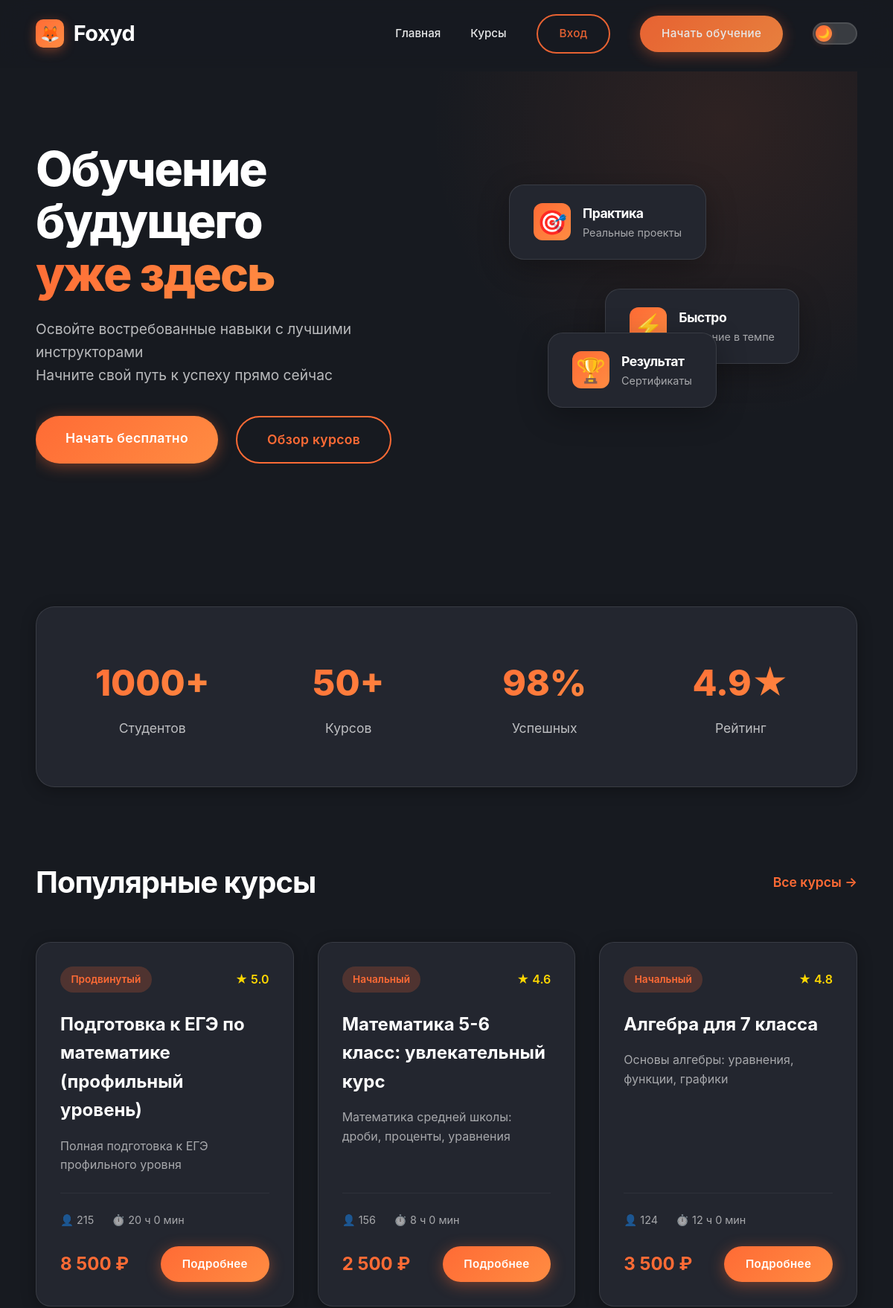
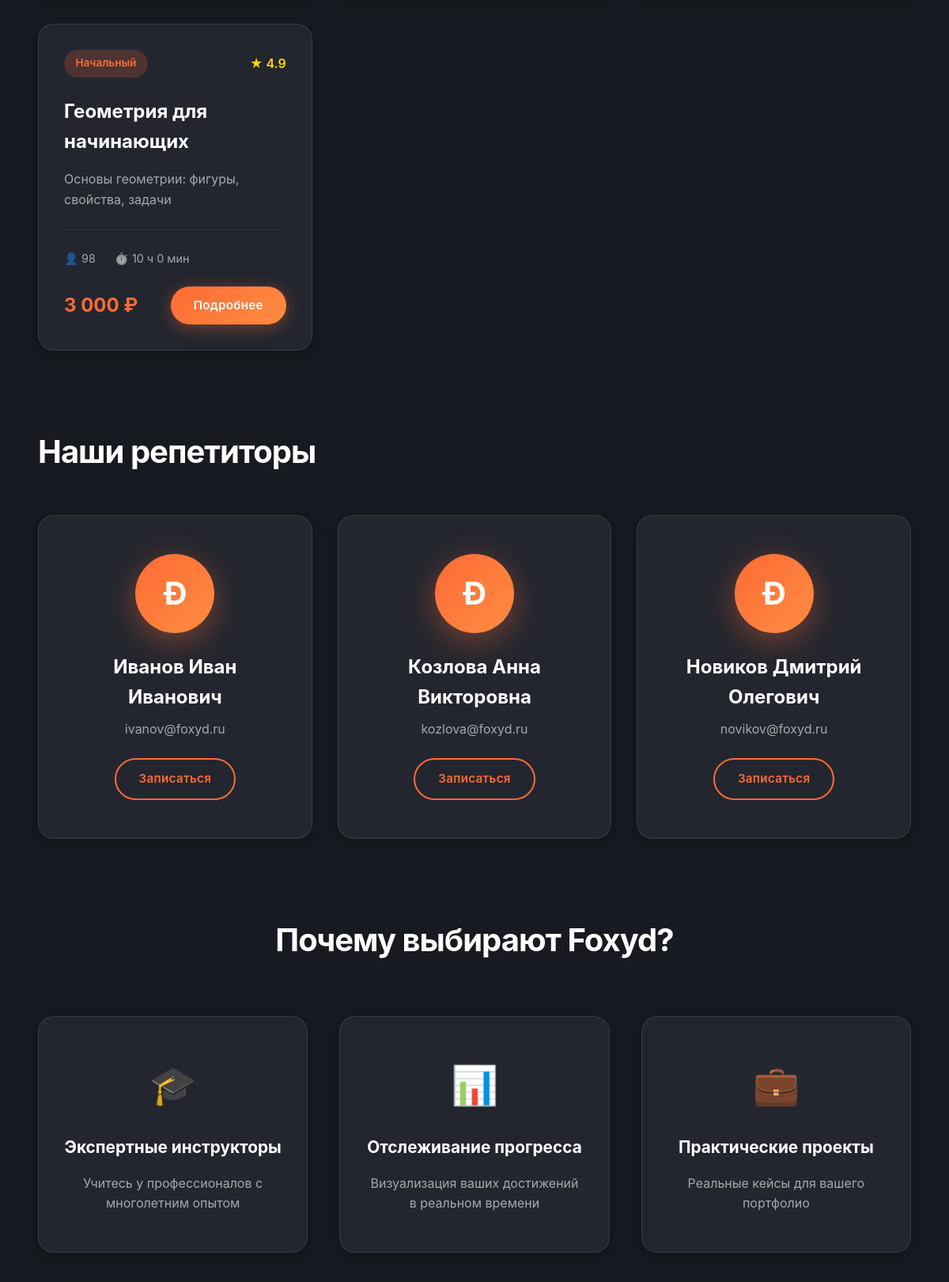
The page / (upper part) on the database its author committed (2 pictures, top to bottom).
### tables this page shows
CREATE TABLE courses (
                id INTEGER PRIMARY KEY AUTOINCREMENT,
                title TEXT NOT NULL,
                description TEXT,
                short_description TEXT,
                instructor_id INTEGER,
                cover_image TEXT,
                duration INTEGER DEFAULT 0,
                level TEXT DEFAULT 'beginner',
                category TEXT,
                price INTEGER DEFAULT 0,
                rating REAL DEFAULT 5.0,
                students_count INTEGER DEFAULT 0,
                created_at DATETIME DEFAULT CURRENT_TIMESTAMP,
                FOREIGN KEY (instructor_id) REFERENCES users(id)
            );

CREATE TABLE users (
                id INTEGER PRIMARY KEY AUTOINCREMENT,
                email TEXT UNIQUE NOT NULL,
                password TEXT NOT NULL,
                name TEXT NOT NULL,
                phone TEXT,
                role TEXT DEFAULT 'student',
                avatar TEXT,
                verified INTEGER DEFAULT 1,
                created_at DATETIME DEFAULT CURRENT_TIMESTAMP
            );

### includes/functions.php (called while the page is built, shortened)
<?php
function isLoggedIn() {
    return isset($_SESSION['user_id']);
}
function e($string) {
    return htmlspecialchars((string)$string, ENT_QUOTES, 'UTF-8');
}
function formatPrice($price) {
    return number_format($price, 0, ',', ' ') . ' ₽';
}
function formatDuration($minutes) {
    $hours = floor($minutes / 60);
    $mins = $minutes % 60;
    if ($hours > 0) {
        return $hours . ' ч ' . $mins . ' мин';
    }
    return $mins . ' мин';
}

### pages/home.php (the view, shortened to what this page needs)
<?php
$stmt = $conn->query("
    SELECT c.*, u.name as instructor_name
    FROM courses c
    LEFT JOIN users u ON c.instructor_id = u.id
    ORDER BY c.students_count DESC
    LIMIT 4
");
$topCourses = $stmt->fetchAll(PDO::FETCH_ASSOC);
include __DIR__ . '/../templates/header.php';
?>
<div class="hero-section">
    <div class="hero-content">
        <div class="hero-text">
            <h1 class="hero-title">
                Обучение будущего<br>
                <span class="gradient-text">уже здесь</span>
            </h1>
            <p class="hero-description">
                Освойте востребованные навыки с лучшими инструкторами<br>
                Начните свой путь к успеху прямо сейчас
            </p>
            <?php if (!isLoggedIn()): ?>
                <div class="hero-buttons">
                    <a href="/register" class="btn btn-primary btn-large">Начать бесплатно</a>
                    <a href="/courses" class="btn btn-secondary btn-large">Обзор курсов</a>
                </div>
            <?php endif; ?>
        </div>
        <div class="hero-visual">
            <div class="floating-card floating-card-1">
                <div class="card-icon">🎯</div>
                <div class="card-text">
                    <div class="card-title">Практика</div>
                    <div class="card-subtitle">Реальные проекты</div>
                </div>
            </div>
            <div class="floating-card floating-card-2">
                <div class="card-icon">⚡</div>
                <div class="card-text">
                    <div class="card-title">Быстро</div>
                    <div class="card-subtitle">Обучение в темпе</div>
                </div>
            </div>
            <div class="floating-card floating-card-3">
                <div class="card-icon">🏆</div>
                <div class="card-text">
                    <div class="card-title">Результат</div>
                    <div class="card-subtitle">Сертификаты</div>
                </div>
            </div>
        </div>
    </div>
</div>
<div class="stats-section">
    <div class="stats-grid">
        <div class="stat-card">
            <div class="stat-number">1000+</div>
            <div class="stat-label">Студентов</div>
        </div>
        <div class="stat-card">
            <div class="stat-number">50+</div>
            <div class="stat-label">Курсов</div>
        </div>
        <div class="stat-card">
            <div class="stat-number">98%</div>
            <div class="stat-label">Успешных</div>
        </div>
        <div class="stat-card">
            <div class="stat-number">4.9★</div>
            <div class="stat-label">Рейтинг</div>
        </div>
    </div>
</div>
<div class="courses-section">
    <div class="section-header">
        <h2 class="section-title">Популярные курсы</h2>
        <a href="/courses" class="section-link">Все курсы →</a>
    </div>
    <div class="courses-grid">
        <?php foreach ($topCourses as $course): ?>
            <div class="course-card">
                <div class="course-header">
                    <span class="course-level"><?= $course['level'] === 'beginner' ? 'Начальный' : ($course['level'] === 'intermediate' ? 'Средний' : 'Продвинутый') ?></span>
                    <span class="course-rating">★ <?= number_format($course['rating'], 1) ?></span>
                </div>
                <h3 class="course-title"><?= e($course['title']) ?></h3>
                <p class="course-description"><?= e($course['short_description']) ?></p>
                <div class="course-meta">
                    <div class="meta-item">
                        <span>👤 <?= $course['students_count'] ?></span>
                    </div>
                    <div class="meta-item">
                        <span>⏱️ <?= formatDuration($course['duration']) ?></span>
                    </div>
                </div>
                <div class="course-footer">
                    <div class="course-price"><?= formatPrice($course['price']) ?></div>
                    <a href="/course?id=<?= $course['id'] ?>" class="btn btn-primary">Подробнее</a>
                </div>
            </div>
        <?php endforeach; ?>
    </div>
</div>
<div class="instructors-section">
    <div class="section-header">
        <h2 class="section-title">Наши репетиторы</h2>
    </div>
    <?php
    $stmt = $conn->query("
        SELECT id, name, email
        FROM users
        WHERE role = 'tutor'
        ORDER BY name
        LIMIT 3
    ");
    $instructors = $stmt->fetchAll(PDO::FETCH_ASSOC);
    ?>
    <div class="instructors-grid">
        <?php foreach ($instructors as $instructor): ?>
            <div class="instructor-card">
                <div class="instructor-avatar">
                    <?= strtoupper(substr($instructor['name'], 0, 1)) ?>
                </div>
                <h3><?= e($instructor['name']) ?></h3>
                <p class="instructor-email"><?= e($instructor['email']) ?></p>
                <a href="/calendar" class="btn btn-secondary">Записаться</a>
            </div>
        <?php endforeach; ?>
    </div>
</div>
<div class="features-section">
    <h2 class="section-title">Почему выбирают Foxyd?</h2>
    <div class="features-grid">
        <div class="feature-card">
            <div class="feature-icon">🎓</div>
            <h3>Экспертные инструкторы</h3>
            <p>Учитесь у профессионалов с многолетним опытом</p>
        </div>
        <div class="feature-card">
            <div class="feature-icon">📊</div>
            <h3>Отслеживание прогресса</h3>
            <p>Визуализация ваших достижений в реальном времени</p>
        </div>
        <div class="feature-card">
            <div class="feature-icon">💼</div>
            <h3>Практические проекты</h3>
            <p>Реальные кейсы для вашего портфолио</p>
        </div>
    </div>
</div>
<?php include __DIR__ . '/../templates/footer.php'; ?>

### templates/header.php (style rules this page uses)
* { margin: 0; padding: 0; box-sizing: border-box; }
:root { --primary-orange: #ff6b35; --secondary-orange: #ff8c42; --transition-speed: 0.4s; --transition-ease: cubic-bezier(0.4, 0, 0.2, 1); }
[data-theme="dark"] { --bg-primary: #171a20; --bg-secondary: #23262f; --bg-tertiary: #393c41; --bg-elevated: #0a0b0d; --text-primary: #ffffff; --text-secondary: rgba(255, 255, 255, 0.7); --text-tertiary: rgba(255, 255, 255, 0.5); --border-color: rgba(255, 255, 255, 0.1); --card-bg-start: #23262f; --card-bg-end: rgba(35, 38, 47, 0.8); --input-bg: rgba(255, 255, 255, 0.05); --shadow: rgba(0, 0, 0, 0.3); --shadow-hover: rgba(0, 0, 0, 0.4); --navbar-bg: rgba(23, 26, 32, 0.8); --navbar-bg-scrolled: rgba(23, 26, 32, 0.95); --medium-gray: rgba(255, 255, 255, 0.6); --dark-gray: rgba(255, 255, 255, 0.9); --dark: #171a20; --bg-dark: #0a0b0d; --white: #ffffff; }
body { font-family: 'Inter', -apple-system, BlinkMacSystemFont, 'Segoe UI', Roboto, sans-serif; line-height: 1.6; color: var(--text-primary); background: var(--bg-primary); overflow-x: hidden; transition: background var(--transition-speed) var(--transition-ease), color var(--transition-speed) var(--transition-ease); }
.btn { display: inline-block; padding: 0.75rem 1.8rem; border-radius: 50px; text-decoration: none; transition: all var(--transition-speed) var(--transition-ease); cursor: pointer; border: none; font-size: 0.95rem; font-weight: 600; letter-spacing: 0.3px; }
.btn-primary { background: linear-gradient(135deg, var(--primary-orange) 0%, var(--secondary-orange) 100%); color: white !important; box-shadow: 0 4px 20px rgba(255, 107, 53, 0.4); }
.btn-secondary { background: transparent; color: var(--primary-orange) !important; border: 2px solid var(--primary-orange); }
.card-title { font-size: 2rem; color: var(--text-primary); font-weight: 700; letter-spacing: -0.5px; }

### rows shown on the page
courses: level "Продвинутый", rating "5.0", title "Подготовка к ЕГЭ по математике (профильный уровень)", short_description "Полная подготовка к ЕГЭ профильного уровня", students_count "215", duration "20 ч 0 мин", price "8 500 ₽"
courses: level "Начальный", rating "4.6", title "Математика 5-6 класс: увлекательный курс", short_description "Математика средней школы: дроби, проценты, уравнения", students_count "156", duration "8 ч 0 мин", price "2 500 ₽"
courses: level "Начальный", rating "4.8", title "Алгебра для 7 класса", short_description "Основы алгебры: уравнения, функции, графики", students_count "124", duration "12 ч 0 мин", price "3 500 ₽"
courses: level "Начальный", rating "4.9", title "Геометрия для начинающих", short_description "Основы геометрии: фигуры, свойства, задачи", students_count "98", duration "10 ч 0 мин", price "3 000 ₽"
users: name "Ð", name "Иванов Иван Иванович", email "ivanov@foxyd.ru"
users: name "Ð", name "Козлова Анна Викторовна", email "kozlova@foxyd.ru"
users: name "Ð", name "Новиков Дмитрий Олегович", email "novikov@foxyd.ru"
